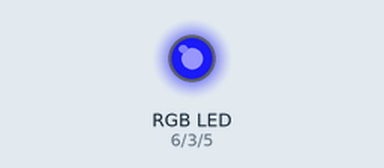
This sketch was run on a simulated Arduino Uno, built with avr-gcc and run on an emulated ATmega328P. On the bench: an RGB LED mixed from three pins (HIGH = lit). Dim RGB values are drawn brighter than linear; what the sketch prints to the serial monitor is not drawn.

Above: at 0.15 s.
At 10.35 s:
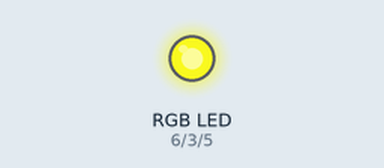
At 17.77 s:
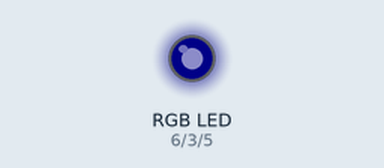
At 19.93 s:
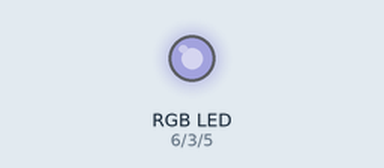
At 38.17 s:
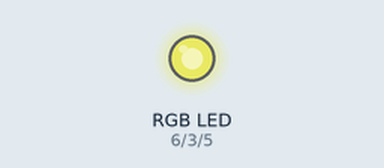
Timing chart, 0 to 38.2 s (numbered marks = the images above):
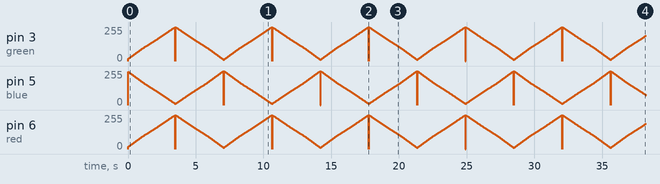

The sketch:

test-07.ino
```cpp
int green = 3, blue = 5, red = 6;
int brightness1, brightness2, brightness3;
int oras = 1;
void setup() {
  // put your setup code here, to run once:
pinMode(green, OUTPUT);
pinMode(blue, OUTPUT);
pinMode(red, OUTPUT);
brightness1 = 10;
brightness2 = 255;
brightness3 = 10;
Serial.begin(9600);
}

void loop() {
  // put your main code here, to run repeatedly:
//brightness1 = 255;
//brightness2 = 10;
//brightness3 = 10;
for (brightness1, brightness2, brightness3; brightness1 <= 255, brightness2 >= 10, brightness3 <= 255; brightness1++, brightness2--, brightness3++)
  {
    analogWrite(green, brightness1);
    analogWrite(blue, brightness2);
    analogWrite(red, brightness3);
    Serial.println(brightness1);
    Serial.println(brightness2);
    Serial.println(brightness3);
    delay(oras);
  }

for (brightness1, brightness2, brightness3; brightness1 >= 10, brightness2 <= 255, brightness3 >= 10; brightness1--, brightness2++, brightness3--)
  {
    analogWrite(green, brightness1);
    analogWrite(blue, brightness2);
    analogWrite(red, brightness3);
    Serial.println(brightness1);
    Serial.println(brightness2);
    Serial.println(brightness3);
    delay(oras);
  }

}//void loop end brace
```
